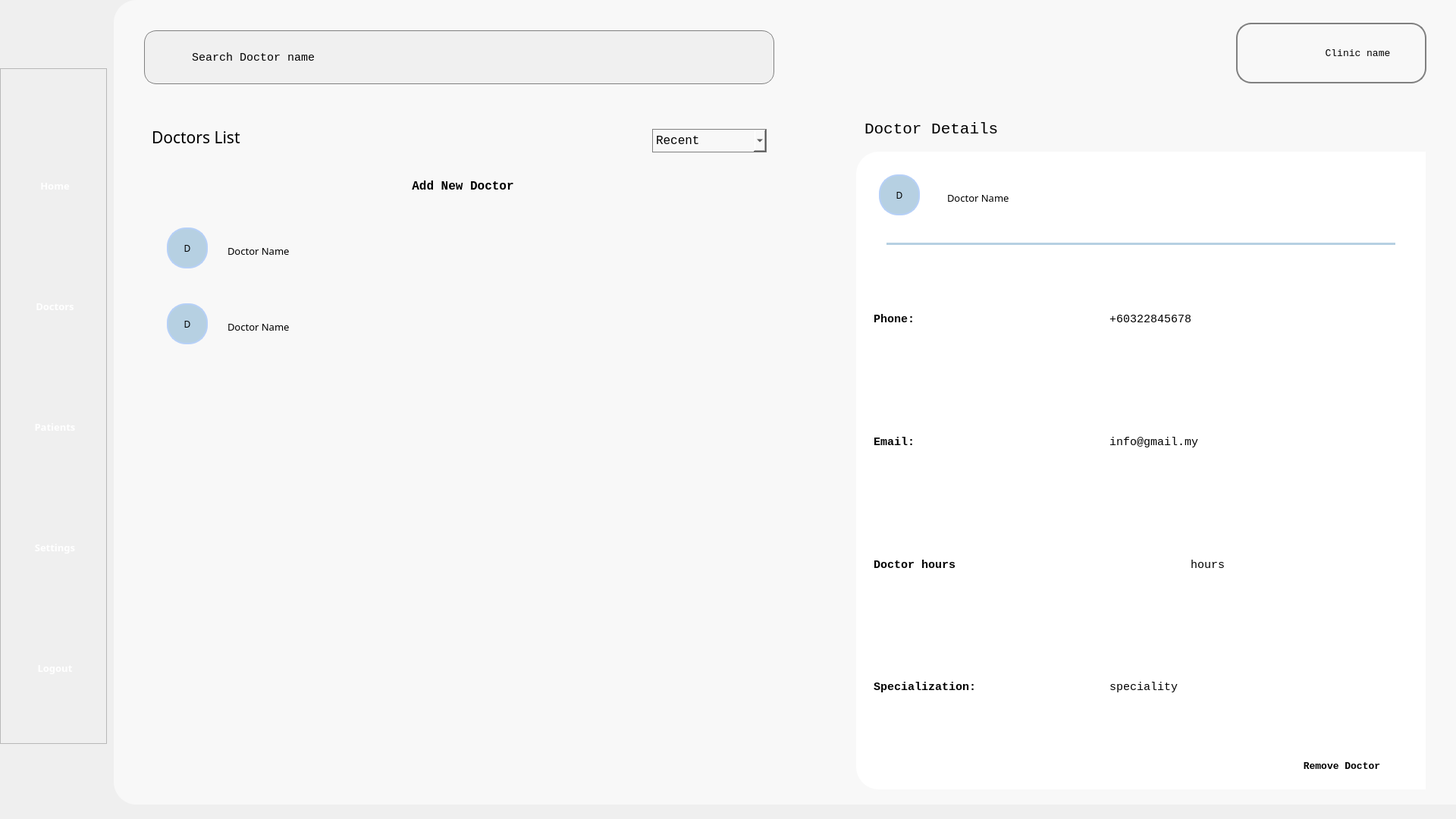
<?xml version="1.0" encoding="UTF-8"?>
<ui version="4.0">
 <class>Form</class>
 <widget class="QWidget" name="Form">
  <property name="geometry">
   <rect>
    <x>0</x>
    <y>0</y>
    <width>1920</width>
    <height>1080</height>
   </rect>
  </property>
  <property name="windowTitle">
   <string>Form</string>
  </property>
  <property name="styleSheet">
   <string notr="true">background-color: &quot;#B6D0E2&quot; </string>
  </property>
  <widget class="QWidget" name="background" native="true">
   <property name="geometry">
    <rect>
     <x>150</x>
     <y>0</y>
     <width>1771</width>
     <height>1061</height>
    </rect>
   </property>
   <property name="styleSheet">
    <string notr="true">background-color: #F8F8F8;
border-bottom-left-radius: 30px;
border-top-left-radius: 30px;
text-align: center;</string>
   </property>
   <widget class="QPushButton" name="noti_icon">
    <property name="geometry">
     <rect>
      <x>1380</x>
      <y>30</y>
      <width>70</width>
      <height>81</height>
     </rect>
    </property>
    <property name="text">
     <string/>
    </property>
    <property name="icon">
     <iconset>
      <normaloff>../Images/icon/notification.png</normaloff>../Images/icon/notification.png</iconset>
    </property>
    <property name="iconSize">
     <size>
      <width>40</width>
      <height>40</height>
     </size>
    </property>
   </widget>
   <widget class="QFrame" name="user_frame">
    <property name="geometry">
     <rect>
      <x>1480</x>
      <y>30</y>
      <width>251</width>
      <height>80</height>
     </rect>
    </property>
    <property name="styleSheet">
     <string notr="true">border-radius: 20px; border: 2px solid #808080</string>
    </property>
    <property name="frameShape">
     <enum>QFrame::StyledPanel</enum>
    </property>
    <property name="frameShadow">
     <enum>QFrame::Raised</enum>
    </property>
    <widget class="QLabel" name="profile_icon">
     <property name="geometry">
      <rect>
       <x>10</x>
       <y>10</y>
       <width>60</width>
       <height>60</height>
      </rect>
     </property>
     <property name="styleSheet">
      <string notr="true">border: none</string>
     </property>
     <property name="text">
      <string/>
     </property>
     <property name="pixmap">
      <pixmap>../Images/icon/profile_icon.png</pixmap>
     </property>
     <property name="scaledContents">
      <bool>true</bool>
     </property>
    </widget>
    <widget class="QPushButton" name="profile_btn">
     <property name="geometry">
      <rect>
       <x>100</x>
       <y>25</y>
       <width>121</width>
       <height>31</height>
      </rect>
     </property>
     <property name="font">
      <font>
       <family>Consolas</family>
       <pointsize>10</pointsize>
      </font>
     </property>
     <property name="styleSheet">
      <string notr="true">border: none</string>
     </property>
     <property name="text">
      <string>Clinic name</string>
     </property>
    </widget>
   </widget>
   <widget class="QLineEdit" name="search_clinic">
    <property name="geometry">
     <rect>
      <x>40</x>
      <y>40</y>
      <width>831</width>
      <height>71</height>
     </rect>
    </property>
    <property name="font">
     <font>
      <family>Consolas</family>
      <pointsize>11</pointsize>
     </font>
    </property>
    <property name="styleSheet">
     <string notr="true">background-color: #f0f0f0; border-radius: 16px; padding: 60px; color: Black;
 background-image: url(&quot;C:/Users/Samantha Law/Documents/INTI/CAD/CallADoctor/CAD/Images/icon/search_icon.png&quot;); 
background-repeat: no-repeat; 
background-position: left center; 
background-size: 20px 20px; 
border: 1px solid gray;
</string>
    </property>
    <property name="text">
     <string>Search Doctor name</string>
    </property>
    <property name="placeholderText">
     <string>Search Clinic Name</string>
    </property>
    <property name="clearButtonEnabled">
     <bool>false</bool>
    </property>
   </widget>
   <widget class="QFrame" name="request_detail_outer">
    <property name="geometry">
     <rect>
      <x>979</x>
      <y>200</y>
      <width>751</width>
      <height>841</height>
     </rect>
    </property>
    <property name="styleSheet">
     <string notr="true">background-color : #ffffff;</string>
    </property>
    <property name="frameShape">
     <enum>QFrame::StyledPanel</enum>
    </property>
    <property name="frameShadow">
     <enum>QFrame::Raised</enum>
    </property>
    <widget class="QFrame" name="clinic_details_inner">
     <property name="geometry">
      <rect>
       <x>20</x>
       <y>20</y>
       <width>711</width>
       <height>771</height>
      </rect>
     </property>
     <property name="frameShape">
      <enum>QFrame::StyledPanel</enum>
     </property>
     <property name="frameShadow">
      <enum>QFrame::Raised</enum>
     </property>
     <widget class="QLabel" name="doc_name">
      <property name="geometry">
       <rect>
        <x>100</x>
        <y>30</y>
        <width>121</width>
        <height>21</height>
       </rect>
      </property>
      <property name="font">
       <font>
        <family>Cascadia Code</family>
        <pointsize>10</pointsize>
       </font>
      </property>
      <property name="styleSheet">
       <string notr="true">border : none;
</string>
      </property>
      <property name="text">
       <string>Doctor Name</string>
      </property>
     </widget>
     <widget class="QLabel" name="doc_logo">
      <property name="geometry">
       <rect>
        <x>10</x>
        <y>10</y>
        <width>54</width>
        <height>54</height>
       </rect>
      </property>
      <property name="font">
       <font>
        <family>Cascadia Code</family>
        <pointsize>9</pointsize>
       </font>
      </property>
      <property name="styleSheet">
       <string notr="true">background-color: #B6D0E2; /* Fill color */
border-radius: 25px; /* Radius to make it round */
border: 2px solid #B6D0F7; /*  Border color and thickness */
min-width: 50px; /* Ensure the QLabel is a circle */
min-height: 50px; /* Ensure the QLabel is a circle */
max-width: 50px; /* Ensure the QLabel is a circle */
max-height: 50px; /* Ensure the QLabel is a circle */</string>
      </property>
      <property name="text">
       <string>D</string>
      </property>
      <property name="alignment">
       <set>Qt::AlignCenter</set>
      </property>
     </widget>
     <widget class="QFrame" name="line">
      <property name="geometry">
       <rect>
        <x>20</x>
        <y>100</y>
        <width>671</width>
        <height>3</height>
       </rect>
      </property>
      <property name="minimumSize">
       <size>
        <width>357</width>
        <height>3</height>
       </size>
      </property>
      <property name="maximumSize">
       <size>
        <width>16777215</width>
        <height>3</height>
       </size>
      </property>
      <property name="styleSheet">
       <string notr="true">background-color: #B6D0E2; border: none;</string>
      </property>
      <property name="frameShape">
       <enum>QFrame::StyledPanel</enum>
      </property>
      <property name="frameShadow">
       <enum>QFrame::Raised</enum>
      </property>
     </widget>
     <widget class="QWidget" name="layoutWidget">
      <property name="geometry">
       <rect>
        <x>3</x>
        <y>123</y>
        <width>701</width>
        <height>641</height>
       </rect>
      </property>
      <layout class="QVBoxLayout" name="verticalLayout_2">
       <item>
        <layout class="QHBoxLayout" name="phone_layout">
         <item>
          <widget class="QLabel" name="phone_label">
           <property name="font">
            <font>
             <family>Consolas</family>
             <pointsize>11</pointsize>
             <weight>75</weight>
             <bold>true</bold>
            </font>
           </property>
           <property name="styleSheet">
            <string notr="true">border: none;</string>
           </property>
           <property name="lineWidth">
            <number>0</number>
           </property>
           <property name="text">
            <string>Phone: </string>
           </property>
          </widget>
         </item>
         <item>
          <widget class="QLabel" name="phone_display">
           <property name="minimumSize">
            <size>
             <width>390</width>
             <height>102</height>
            </size>
           </property>
           <property name="font">
            <font>
             <family>Consolas</family>
             <pointsize>11</pointsize>
             <weight>50</weight>
             <bold>false</bold>
            </font>
           </property>
           <property name="styleSheet">
            <string notr="true">border: none;</string>
           </property>
           <property name="text">
            <string>+60322845678</string>
           </property>
          </widget>
         </item>
        </layout>
       </item>
       <item>
        <layout class="QHBoxLayout" name="email_layout">
         <item>
          <widget class="QLabel" name="email_label">
           <property name="font">
            <font>
             <family>Consolas</family>
             <pointsize>11</pointsize>
             <weight>75</weight>
             <bold>true</bold>
            </font>
           </property>
           <property name="styleSheet">
            <string notr="true">border: none;</string>
           </property>
           <property name="text">
            <string>Email:</string>
           </property>
          </widget>
         </item>
         <item>
          <widget class="QLabel" name="email_display">
           <property name="minimumSize">
            <size>
             <width>390</width>
             <height>102</height>
            </size>
           </property>
           <property name="font">
            <font>
             <family>Consolas</family>
             <pointsize>11</pointsize>
             <weight>50</weight>
             <bold>false</bold>
            </font>
           </property>
           <property name="styleSheet">
            <string notr="true">border: none;</string>
           </property>
           <property name="text">
            <string>info@gmail.my</string>
           </property>
          </widget>
         </item>
        </layout>
       </item>
       <item>
        <layout class="QHBoxLayout" name="add_layout">
         <property name="spacing">
          <number>135</number>
         </property>
         <item>
          <widget class="QLabel" name="add_label">
           <property name="font">
            <font>
             <family>Consolas</family>
             <pointsize>11</pointsize>
             <weight>75</weight>
             <bold>true</bold>
            </font>
           </property>
           <property name="styleSheet">
            <string notr="true">border: none;</string>
           </property>
           <property name="text">
            <string>Doctor hours</string>
           </property>
          </widget>
         </item>
         <item>
          <widget class="QLabel" name="add_display">
           <property name="font">
            <font>
             <family>Consolas</family>
             <pointsize>11</pointsize>
             <weight>50</weight>
             <bold>false</bold>
            </font>
           </property>
           <property name="styleSheet">
            <string notr="true">border: none;</string>
           </property>
           <property name="text">
            <string>hours</string>
           </property>
           <property name="scaledContents">
            <bool>false</bool>
           </property>
           <property name="wordWrap">
            <bool>true</bool>
           </property>
          </widget>
         </item>
        </layout>
       </item>
       <item>
        <layout class="QHBoxLayout" name="opening_hr_layout">
         <property name="sizeConstraint">
          <enum>QLayout::SetFixedSize</enum>
         </property>
         <item>
          <widget class="QLabel" name="specialization_label">
           <property name="font">
            <font>
             <family>Consolas</family>
             <pointsize>11</pointsize>
             <weight>75</weight>
             <bold>true</bold>
            </font>
           </property>
           <property name="styleSheet">
            <string notr="true">border: none;</string>
           </property>
           <property name="text">
            <string>Specialization:</string>
           </property>
           <property name="wordWrap">
            <bool>true</bool>
           </property>
          </widget>
         </item>
         <item>
          <widget class="QLabel" name="hour_display">
           <property name="minimumSize">
            <size>
             <width>390</width>
             <height>0</height>
            </size>
           </property>
           <property name="font">
            <font>
             <family>Consolas</family>
             <pointsize>11</pointsize>
             <weight>50</weight>
             <bold>false</bold>
            </font>
           </property>
           <property name="styleSheet">
            <string notr="true">border: none;</string>
           </property>
           <property name="text">
            <string>speciality</string>
           </property>
           <property name="scaledContents">
            <bool>false</bool>
           </property>
           <property name="wordWrap">
            <bool>true</bool>
           </property>
          </widget>
         </item>
        </layout>
       </item>
      </layout>
     </widget>
    </widget>
    <widget class="QPushButton" name="remove_doc_btn">
     <property name="geometry">
      <rect>
       <x>550</x>
       <y>790</y>
       <width>181</width>
       <height>41</height>
      </rect>
     </property>
     <property name="font">
      <font>
       <family>Consolas</family>
       <pointsize>10</pointsize>
       <weight>75</weight>
       <bold>true</bold>
      </font>
     </property>
     <property name="styleSheet">
      <string notr="true">background-color: #E73030; border-radius: 16px; color: white;\n border: 1px solid gray;</string>
     </property>
     <property name="text">
      <string>Remove Doctor</string>
     </property>
    </widget>
   </widget>
   <widget class="QComboBox" name="filter">
    <property name="geometry">
     <rect>
      <x>710</x>
      <y>170</y>
      <width>151</width>
      <height>31</height>
     </rect>
    </property>
    <property name="font">
     <font>
      <family>Consolas</family>
      <pointsize>12</pointsize>
     </font>
    </property>
    <property name="styleSheet">
     <string notr="true">
border: 1px solid gray;</string>
    </property>
    <item>
     <property name="text">
      <string>Recent</string>
     </property>
    </item>
    <item>
     <property name="text">
      <string>Oldest</string>
     </property>
    </item>
   </widget>
   <widget class="QLabel" name="upcoming_label">
    <property name="geometry">
     <rect>
      <x>50</x>
      <y>160</y>
      <width>341</width>
      <height>41</height>
     </rect>
    </property>
    <property name="font">
     <font>
      <family>Cascadia Code</family>
      <pointsize>16</pointsize>
     </font>
    </property>
    <property name="styleSheet">
     <string notr="true">border : none;
</string>
    </property>
    <property name="text">
     <string>Doctors List</string>
    </property>
   </widget>
   <widget class="QFrame" name="doc_frame_2">
    <property name="geometry">
     <rect>
      <x>60</x>
      <y>390</y>
      <width>801</width>
      <height>81</height>
     </rect>
    </property>
    <property name="frameShape">
     <enum>QFrame::StyledPanel</enum>
    </property>
    <property name="frameShadow">
     <enum>QFrame::Raised</enum>
    </property>
    <widget class="QLabel" name="doc_name_label_2">
     <property name="geometry">
      <rect>
       <x>90</x>
       <y>30</y>
       <width>121</width>
       <height>21</height>
      </rect>
     </property>
     <property name="font">
      <font>
       <family>Cascadia Code</family>
       <pointsize>10</pointsize>
      </font>
     </property>
     <property name="styleSheet">
      <string notr="true">border : none;
</string>
     </property>
     <property name="text">
      <string>Doctor Name</string>
     </property>
    </widget>
    <widget class="QLabel" name="doc_logo_label_2">
     <property name="geometry">
      <rect>
       <x>10</x>
       <y>10</y>
       <width>54</width>
       <height>54</height>
      </rect>
     </property>
     <property name="font">
      <font>
       <family>Cascadia Code</family>
       <pointsize>9</pointsize>
      </font>
     </property>
     <property name="styleSheet">
      <string notr="true">background-color: #B6D0E2; /* Fill color */
border-radius: 25px; /* Radius to make it round */
border: 2px solid #B6D0F7; /*  Border color and thickness */
min-width: 50px; /* Ensure the QLabel is a circle */
min-height: 50px; /* Ensure the QLabel is a circle */
max-width: 50px; /* Ensure the QLabel is a circle */
max-height: 50px; /* Ensure the QLabel is a circle */</string>
     </property>
     <property name="text">
      <string>D</string>
     </property>
     <property name="alignment">
      <set>Qt::AlignCenter</set>
     </property>
    </widget>
   </widget>
   <widget class="QFrame" name="doc_frame">
    <property name="geometry">
     <rect>
      <x>60</x>
      <y>290</y>
      <width>801</width>
      <height>81</height>
     </rect>
    </property>
    <property name="frameShape">
     <enum>QFrame::StyledPanel</enum>
    </property>
    <property name="frameShadow">
     <enum>QFrame::Raised</enum>
    </property>
    <widget class="QLabel" name="doc_name_label">
     <property name="geometry">
      <rect>
       <x>90</x>
       <y>30</y>
       <width>121</width>
       <height>21</height>
      </rect>
     </property>
     <property name="font">
      <font>
       <family>Cascadia Code</family>
       <pointsize>10</pointsize>
      </font>
     </property>
     <property name="styleSheet">
      <string notr="true">border : none;
</string>
     </property>
     <property name="text">
      <string>Doctor Name</string>
     </property>
    </widget>
    <widget class="QLabel" name="doc_logo_label">
     <property name="geometry">
      <rect>
       <x>10</x>
       <y>10</y>
       <width>54</width>
       <height>54</height>
      </rect>
     </property>
     <property name="font">
      <font>
       <family>Cascadia Code</family>
       <pointsize>9</pointsize>
      </font>
     </property>
     <property name="styleSheet">
      <string notr="true">background-color: #B6D0E2; 
border-radius: 25px; 
border: 2px solid #B6D0F7; 
min-width: 50px; 
min-height: 50px; 
max-width: 50px;
max-height: 50px; </string>
     </property>
     <property name="text">
      <string>D</string>
     </property>
     <property name="alignment">
      <set>Qt::AlignCenter</set>
     </property>
    </widget>
   </widget>
   <widget class="QLabel" name="doc_detail_label">
    <property name="geometry">
     <rect>
      <x>990</x>
      <y>150</y>
      <width>571</width>
      <height>41</height>
     </rect>
    </property>
    <property name="font">
     <font>
      <family>Consolas</family>
      <pointsize>16</pointsize>
     </font>
    </property>
    <property name="styleSheet">
     <string notr="true">border : none;
</string>
    </property>
    <property name="text">
     <string>Doctor Details</string>
    </property>
   </widget>
   <widget class="QPushButton" name="add_doc_btn">
    <property name="geometry">
     <rect>
      <x>60</x>
      <y>220</y>
      <width>801</width>
      <height>51</height>
     </rect>
    </property>
    <property name="font">
     <font>
      <family>Consolas</family>
      <pointsize>12</pointsize>
      <weight>75</weight>
      <bold>true</bold>
     </font>
    </property>
    <property name="styleSheet">
     <string notr="true">background-color: #B6D0E2; border-radius: 16px; padding: 60px; color: white;\n border: 1px solid gray;</string>
    </property>
    <property name="text">
     <string>Add New Doctor</string>
    </property>
   </widget>
  </widget>
  <widget class="QFrame" name="frame">
   <property name="geometry">
    <rect>
     <x>0</x>
     <y>90</y>
     <width>141</width>
     <height>891</height>
    </rect>
   </property>
   <property name="frameShape">
    <enum>QFrame::StyledPanel</enum>
   </property>
   <property name="frameShadow">
    <enum>QFrame::Raised</enum>
   </property>
   <widget class="QWidget" name="layoutWidget_2">
    <property name="geometry">
     <rect>
      <x>30</x>
      <y>50</y>
      <width>87</width>
      <height>851</height>
     </rect>
    </property>
    <layout class="QVBoxLayout" name="verticalLayout">
     <item>
      <widget class="QToolButton" name="home_navigation">
       <property name="enabled">
        <bool>true</bool>
       </property>
       <property name="sizePolicy">
        <sizepolicy hsizetype="Fixed" vsizetype="Fixed">
         <horstretch>0</horstretch>
         <verstretch>0</verstretch>
        </sizepolicy>
       </property>
       <property name="minimumSize">
        <size>
         <width>85</width>
         <height>96</height>
        </size>
       </property>
       <property name="maximumSize">
        <size>
         <width>85</width>
         <height>96</height>
        </size>
       </property>
       <property name="font">
        <font>
         <family>Source Sans Pro Semibold</family>
         <pointsize>10</pointsize>
         <weight>75</weight>
         <bold>true</bold>
        </font>
       </property>
       <property name="styleSheet">
        <string notr="true">border: none; 
color: white;</string>
       </property>
       <property name="text">
        <string>   Home   </string>
       </property>
       <property name="icon">
        <iconset>
         <normaloff>../Images/nav_images/home_page_icon.png</normaloff>../Images/nav_images/home_page_icon.png</iconset>
       </property>
       <property name="iconSize">
        <size>
         <width>70</width>
         <height>70</height>
        </size>
       </property>
       <property name="toolButtonStyle">
        <enum>Qt::ToolButtonTextUnderIcon</enum>
       </property>
      </widget>
     </item>
     <item>
      <widget class="QToolButton" name="doctors_navigation">
       <property name="enabled">
        <bool>true</bool>
       </property>
       <property name="sizePolicy">
        <sizepolicy hsizetype="Fixed" vsizetype="Fixed">
         <horstretch>0</horstretch>
         <verstretch>0</verstretch>
        </sizepolicy>
       </property>
       <property name="minimumSize">
        <size>
         <width>85</width>
         <height>96</height>
        </size>
       </property>
       <property name="maximumSize">
        <size>
         <width>85</width>
         <height>96</height>
        </size>
       </property>
       <property name="font">
        <font>
         <family>Source Sans Pro Semibold</family>
         <pointsize>10</pointsize>
         <weight>75</weight>
         <bold>true</bold>
        </font>
       </property>
       <property name="styleSheet">
        <string notr="true">border: none; 
color: white;</string>
       </property>
       <property name="text">
        <string>Doctors</string>
       </property>
       <property name="icon">
        <iconset>
         <normaloff>../Images/nav_images/services_icon.png</normaloff>../Images/nav_images/services_icon.png</iconset>
       </property>
       <property name="iconSize">
        <size>
         <width>70</width>
         <height>70</height>
        </size>
       </property>
       <property name="toolButtonStyle">
        <enum>Qt::ToolButtonTextUnderIcon</enum>
       </property>
      </widget>
     </item>
     <item>
      <widget class="QToolButton" name="patients_navigation">
       <property name="enabled">
        <bool>true</bool>
       </property>
       <property name="sizePolicy">
        <sizepolicy hsizetype="Fixed" vsizetype="Fixed">
         <horstretch>0</horstretch>
         <verstretch>0</verstretch>
        </sizepolicy>
       </property>
       <property name="minimumSize">
        <size>
         <width>85</width>
         <height>96</height>
        </size>
       </property>
       <property name="maximumSize">
        <size>
         <width>85</width>
         <height>96</height>
        </size>
       </property>
       <property name="font">
        <font>
         <family>Source Sans Pro Semibold</family>
         <pointsize>10</pointsize>
         <weight>75</weight>
         <bold>true</bold>
        </font>
       </property>
       <property name="styleSheet">
        <string notr="true">border: none; 
color: white;</string>
       </property>
       <property name="text">
        <string>Patients</string>
       </property>
       <property name="icon">
        <iconset>
         <normaloff>../Images/nav_images/feedback_icon.png</normaloff>../Images/nav_images/feedback_icon.png</iconset>
       </property>
       <property name="iconSize">
        <size>
         <width>70</width>
         <height>70</height>
        </size>
       </property>
       <property name="toolButtonStyle">
        <enum>Qt::ToolButtonTextUnderIcon</enum>
       </property>
      </widget>
     </item>
     <item>
      <widget class="QToolButton" name="settings_navigation">
       <property name="enabled">
        <bool>true</bool>
       </property>
       <property name="sizePolicy">
        <sizepolicy hsizetype="Fixed" vsizetype="Fixed">
         <horstretch>0</horstretch>
         <verstretch>0</verstretch>
        </sizepolicy>
       </property>
       <property name="minimumSize">
        <size>
         <width>85</width>
         <height>96</height>
        </size>
       </property>
       <property name="maximumSize">
        <size>
         <width>85</width>
         <height>96</height>
        </size>
       </property>
       <property name="font">
        <font>
         <family>Source Sans Pro Semibold</family>
         <pointsize>10</pointsize>
         <weight>75</weight>
         <bold>true</bold>
        </font>
       </property>
       <property name="styleSheet">
        <string notr="true">border: none; 
color: white;</string>
       </property>
       <property name="text">
        <string>Settings</string>
       </property>
       <property name="icon">
        <iconset>
         <normaloff>../Images/nav_images/settings_page_icon.png</normaloff>../Images/nav_images/settings_page_icon.png</iconset>
       </property>
       <property name="iconSize">
        <size>
         <width>70</width>
         <height>70</height>
        </size>
       </property>
       <property name="toolButtonStyle">
        <enum>Qt::ToolButtonTextUnderIcon</enum>
       </property>
      </widget>
     </item>
     <item>
      <widget class="QToolButton" name="logout_navigation">
       <property name="enabled">
        <bool>true</bool>
       </property>
       <property name="sizePolicy">
        <sizepolicy hsizetype="Fixed" vsizetype="Fixed">
         <horstretch>0</horstretch>
         <verstretch>0</verstretch>
        </sizepolicy>
       </property>
       <property name="minimumSize">
        <size>
         <width>85</width>
         <height>96</height>
        </size>
       </property>
       <property name="maximumSize">
        <size>
         <width>85</width>
         <height>96</height>
        </size>
       </property>
       <property name="font">
        <font>
         <family>Source Sans Pro Semibold</family>
         <pointsize>10</pointsize>
         <weight>75</weight>
         <bold>true</bold>
        </font>
       </property>
       <property name="styleSheet">
        <string notr="true">border: none; 
color: white;</string>
       </property>
       <property name="text">
        <string>Logout</string>
       </property>
       <property name="icon">
        <iconset>
         <normaloff>../Images/nav_images/logout_icon.png</normaloff>../Images/nav_images/logout_icon.png</iconset>
       </property>
       <property name="iconSize">
        <size>
         <width>70</width>
         <height>70</height>
        </size>
       </property>
       <property name="toolButtonStyle">
        <enum>Qt::ToolButtonTextUnderIcon</enum>
       </property>
      </widget>
     </item>
    </layout>
   </widget>
  </widget>
 </widget>
 <resources/>
 <connections/>
</ui>
